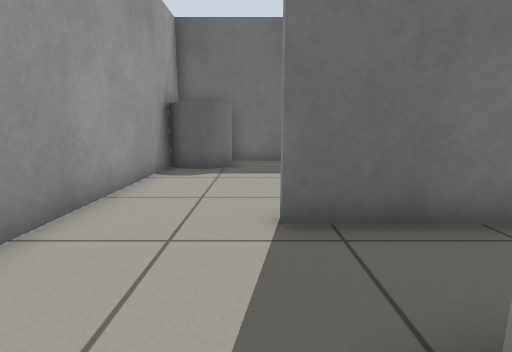
View 1 (above)

15 first-person views from a walk through a Gazebo world. The camera is 0.64 m above the floor, tilts 10° down and sees 85° across. The floor is counted in squares, 0.5 m on a side. Each view is taken from the middle of a square. On the plan, view 1 faces up. The plan holds only what a view shows up to about 13 squares ahead; the rest is blank.

View 2
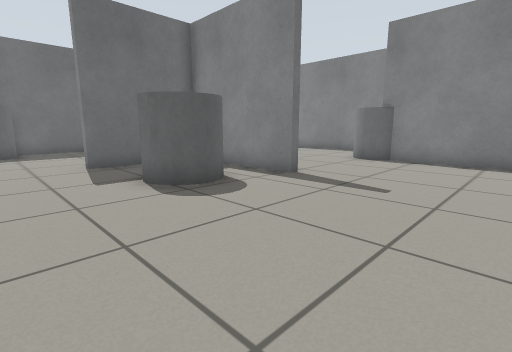

View 3
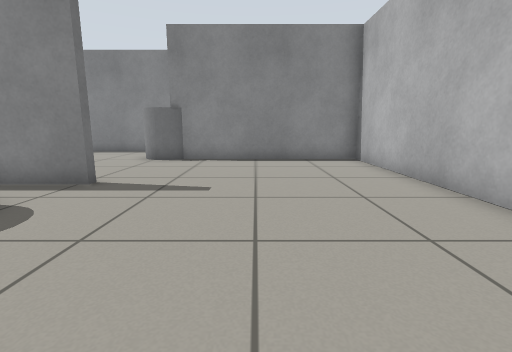

View 4
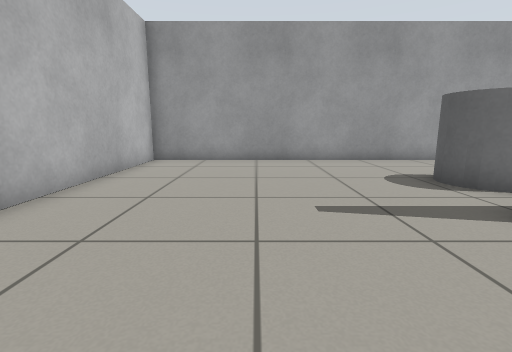

View 5
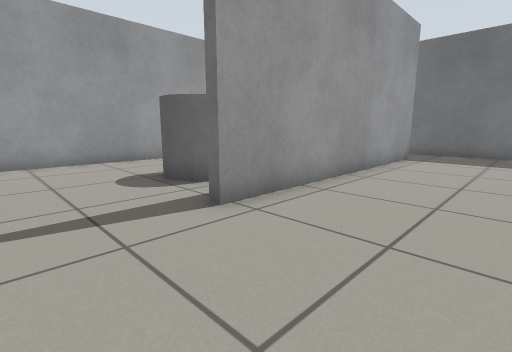

View 6
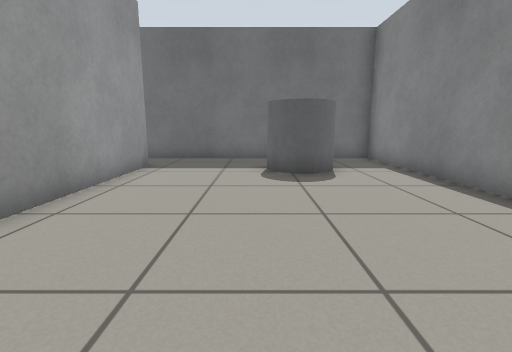

View 7
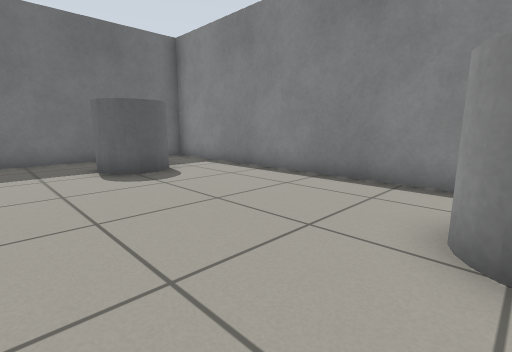

View 8
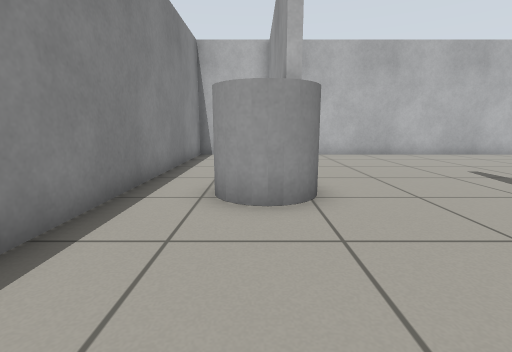

View 9
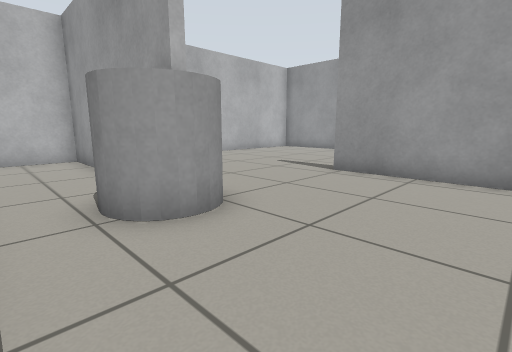

View 10
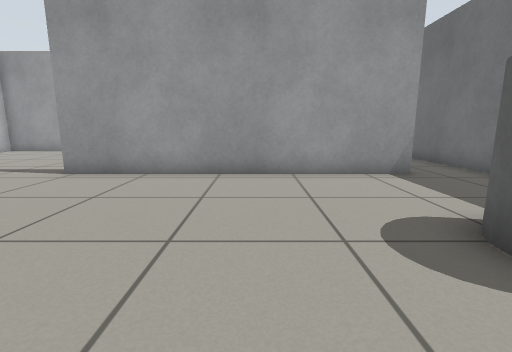

View 11
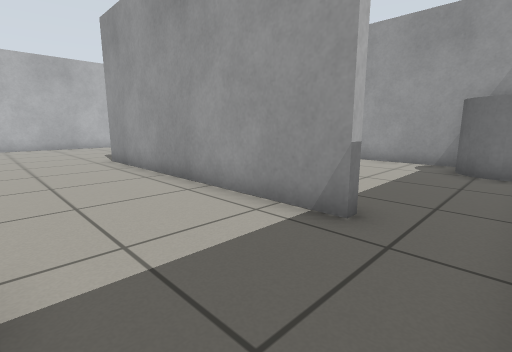

View 12
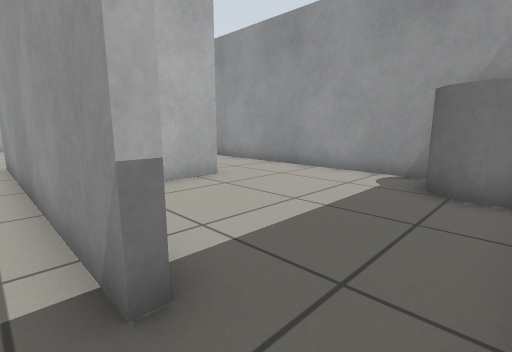

View 13
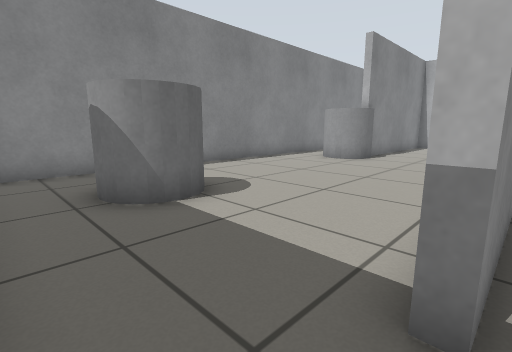

View 14
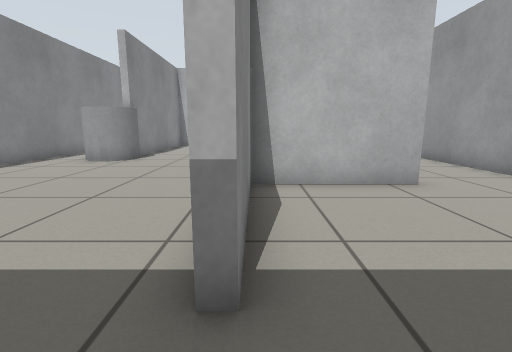

View 15
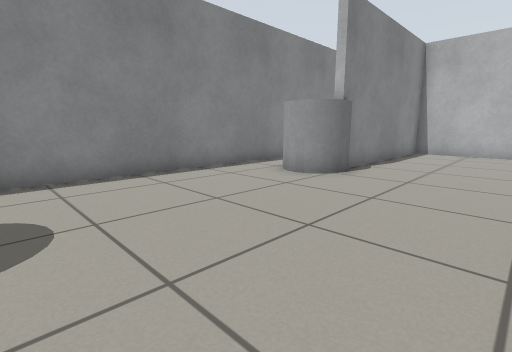

### Floor plan
Points are (right, up) in squares from view 1. A wall is a line through its corners. A room is listed if a view was taken in it or the views show most of it. See-through windows are left out.
Room 1 (views 1, 2, 3, 4, 5, 6, 7)
walls: (4.4, -1.3) (4.1, -1.3) (4.1, 3.5) (0.2, 3.5); (-2.8, 3.4) (-2.8, -9) (9.1, -9) (9.1, -1.7) (9.4, -1.7)
ways out: opening at (7, -1) to room 2; opening at (-1, 4) to room 3
objects: grey cylinder (1, 0) to (2, 1)
Room 2 (views 8, 9, 10, 11, 12, 15)
walls: (9.4, -1.7) (9.4, -5); (4.4, 8.2) (4.4, -1.3); (9.4, -6.8) (9.4, -9) (12.6, -9) (12.6, 10.4) (4.4, 10.4)
ways out: opening at (7, -1) to room 1; opening at (4, 9.5) to room 3
objects: grey cylinder (9, -2) to (11, -1); grey cylinder (9, 7) to (10, 8)
Room 3 (views 13, 14)
walls: (0.2, 3.8) (4.1, 3.8) (4.1, 8.2) (4.4, 8.2); (4.4, 10.4) (-2.8, 10.4) (-2.8, 3.4)
ways out: opening at (-1, 4) to room 1; opening at (4, 9.5) to room 2
objects: grey cylinder (-2, 9) to (-1, 10)

Where each view was taken, in squares from view 1:
view 1: 0 up, 0 right, facing up
view 2: 6 down, 2 left, facing up-right
view 3: 5 down, 2 left, facing right
view 4: 5 down, 8 right, facing left
view 5: 4 down, 8 right, facing up-left
view 6: 1 down, 8 right, facing up
view 7: 1 down, 6 right, facing up-right
view 8: 4 up, 10 right, facing down
view 9: 3 up, 12 right, facing down-left
view 10: 4 up, 12 right, facing left
view 11: 10 up, 8 right, facing down-left
view 12: 10 up, 5 right, facing down-left
view 13: 10 up, 4 right, facing down-right
view 14: 10 up, 4 right, facing down
view 15: 6 up, 5 right, facing down-right
